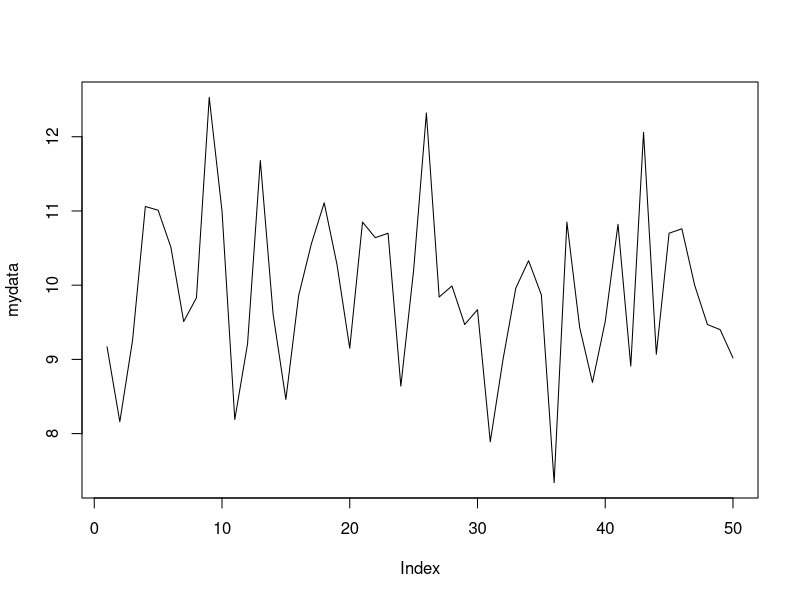

Reproduce this figure in R. (Note: this script raises an error after producing the figure.)
#setwd("C:\Users\st70983\Downloads")
mydata = read.csv("mydata2_21var.csv", header=F)
#save.image("C:\\Users\\st70983\\Downloads\\workspace")

mydata = mydata[, 1]
mydata

plot(mydata, type="l")

xfit = seq(min(mydata ),max(mydata ),length=100) 
yfit = dnorm(xfit,mean=mean(mydata ),sd=sd(mydata )) 
yfit = yfit*diff(h$mids[1:2])*length(yfit)
h = hist(mydata, ylim=c(0,max(yfit)))
lines(xfit, yfit, col="red", lwd=2)

# cumulative
plot(ecdf(mydata))
plot(ecdf(mydata), verticals = TRUE, do.points = FALSE)
yfit = rnorm(length(mydata ),mean=mean(mydata),sd=sd(mydata))
plot(ecdf(yfit), verticals = TRUE, do.points = FALSE, add=TRUE, col="red")


############ EXAMPLE

rm(list = ls())	# clean all objects from the workspace
			# command ?ls()? shows you names of all used variables

########## LOAD DATA

#sunspot.year = read.csv("sunspot_year.csv")   # read data from CSV file

# Since it is an example, the data set is taken from the basic package ?datasets?,  
# so you can work with the set just using it name (without reading from the CSV)

#sunspot.year

########## PLOTS

# scatter plot
#plot(sunspot.year)

# histogram
#hist(sunspot.year)

# add normal curve
#h = hist(sunspot.year)
#xfit = seq(min(sunspot.year),max(sunspot.year),length=100) 
#yfit = dnorm(xfit,mean=mean(sunspot.year),sd=sd(sunspot.year)) 
#yfit = yfit*diff(h$mids[1:2])*length(yfit )
#lines(xfit, yfit, col="red", lwd=2)


# cumulative distribution function plot
#plot(ecdf(sunspot.year))
#plot(ecdf(sunspot.year ), verticals = TRUE, do.points = FALSE)
#yfit = rnorm(length(sunspot.year),mean=mean(sunspot.year),sd=sd(sunspot.year))
#plot(ecdf(yfit), verticals = TRUE, do.points = FALSE, add=TRUE, col="red")


########## DESCRIPTIVE STATISTICS

#summary(sunspot.year)
summary(mydata)

sd(mydata)
var(mydata)

# to calculate skewness and kurtosis, you should install and load package ?fBasics? 
# (if you want you can use any other package, to get the right result the main thing )

install.packages("fBasics")	# install
library("fBasics")		# load			

skewness(mydata)
kurtosis(mydata)

# Variance for skewness and kurtosis
N = length(mydata)

v_skew = sqrt(6*N*(N-1) / ((N-2)*(N+1)*(N+3))) # must be nearly equal to others
v_kur = sqrt(4*(N^2-1)*v_skew^2 / ((N-3)*(N+5))) # must be less than one

# Confidence interval for mean
t.test(mydata, conf.level=0.9)$conf.int
t.test(mydata, conf.level=0.95)$conf.int
t.test(mydata, conf.level=0.99)$conf.int

########## QUANTILES

# get quantile value 
quantile(mydata, 0.9)
quantile(mydata, 0.95) 
quantile(mydata, 0.5)

normaldata = seq(min(mydata ),max(mydata ),length=100) 
normaldata = dnorm(xfit,mean=mean(mydata ),sd=sd(mydata ))
quantile(normaldata, 0.9)
quantile(normaldata, 0.95)

# get quantile number knowing quantile value
#ecdf(sunspot.year)( 1.5 )
ecdf(mydata)(1.5)
ecdf(mydata)(2)

ecdf(mydata)(8.2)
1 - ecdf(mydata)(10.5)
